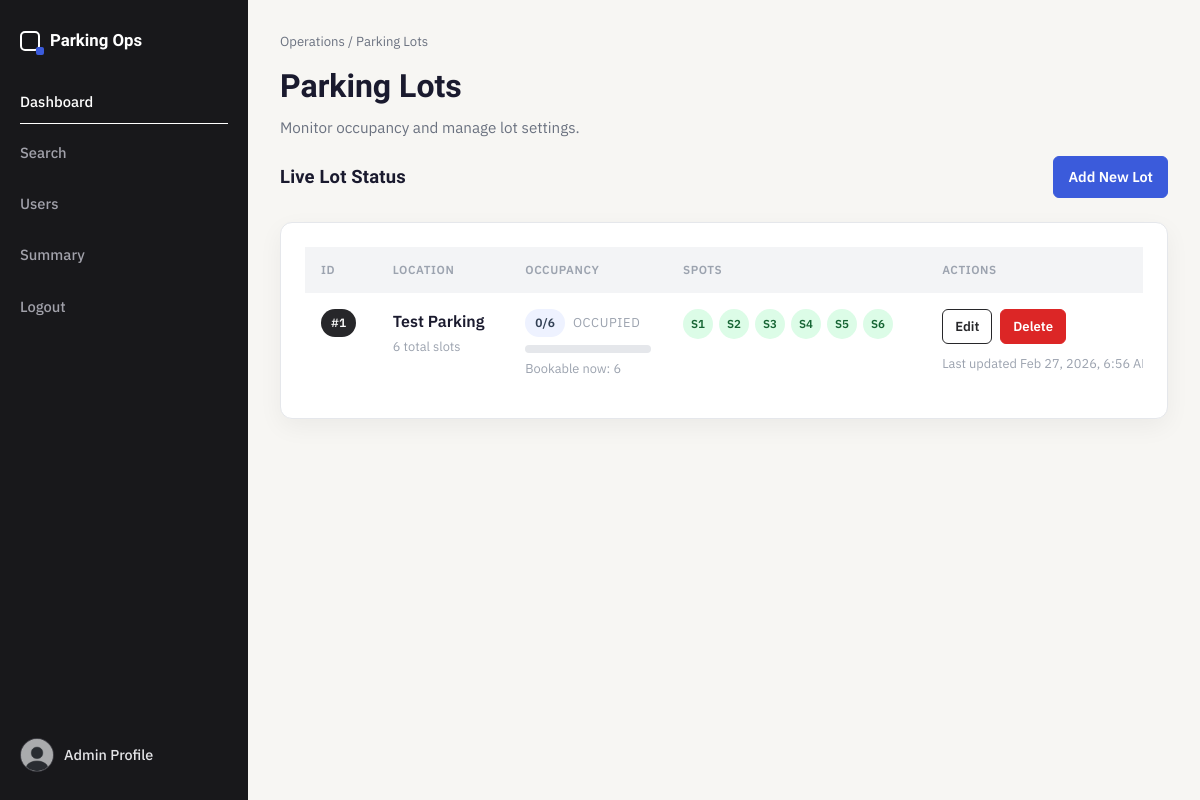
The app's page /admin/dashboard (signed in) with its own data.
### models/models.py (models this page shows, shortened)
class ParkingSpot(db.Model):
    __table_args__ = (
        db.UniqueConstraint('lot_id', 'spot_number', name='uix_lot_spot'),
    )
    id = db.Column(db.Integer, primary_key=True)
    lot_id = db.Column(db.Integer, db.ForeignKey('parking_lot.id'), nullable = False)
    spot_number = db.Column(db.Integer, nullable=False)
    is_available = db.Column(db.Boolean, default=True)

class ParkingLot(db.Model):
    id = db.Column(db.Integer, primary_key=True)
    owner_id = db.Column(db.Integer, db.ForeignKey('user.id'), nullable=False)
    location_name = db.Column(db.String(100), nullable=False)
    address = db.Column(db.String(200), nullable=False)
    pincode = db.Column(db.String(10), nullable=False)
    price = db.Column(db.Float, nullable=False)
    total_slots = db.Column(db.Integer, nullable=False)
    available_slots = db.Column(db.Integer, nullable=False)
    owner = db.relationship("User")
    spots = db.relationship('ParkingSpot', backref='lot', cascade='all, delete-orphan')

### controllers/admin_controller.py (the view)
@admin_bp.route('/dashboard')
@login_required
@admin_required
def dashboard():
    activate_due_scheduled_bookings(limit=25)
    lots = ParkingLot.query.options(db.joinedload(ParkingLot.spots)).all()
    maintenance_map = get_active_maintenance_map()
    parking_lots = []
    for lot in lots:
        occupied_count = sum(1 for spot in lot.spots if not spot.is_available)
        maintenance_count = sum(1 for spot in lot.spots if spot.id in maintenance_map)
        held_count = _active_holds_count_for_lot(lot.id)
        bookable_count = count_bookable_spots_for_lot(lot.id)
        parking_lots.append(
            {
                'id': lot.id,
                'location_name': lot.location_name,
                'total_slots': lot.total_slots,
                'occupied_count': occupied_count,
                'maintenance_count': maintenance_count,
                'held_count': held_count,
                'bookable_count': bookable_count,
                'spots': lot.spots,
            }
        )
    return render_template('dashboard_admin.html', parking_lots=parking_lots)

### controllers/admin_controller.py (called while the page is built)
def _active_holds_count_for_lot(lot_id: int) -> int:
    now = datetime.utcnow()
    return SpotHold.query.filter(
        SpotHold.lot_id == lot_id,
        SpotHold.status == 'active',
        SpotHold.expires_at >= now,
    ).count()

### controllers/auth_controller.py (called while the page is built)
@login_manager.user_loader
def load_user(user_id):
    return User.query.get(int(user_id))

### services/parking_features.py (called while the page is built, shortened)
def utcnow() -> datetime:
    return datetime.utcnow()

def cleanup_expired_spot_holds() -> int:
    now = utcnow()
    expired = SpotHold.query.filter(
        SpotHold.status == 'active',
        SpotHold.expires_at < now,
    ).all()
    for hold in expired:
        hold.status = 'expired'
    if expired:
        db.session.flush()
    return len(expired)

def get_active_maintenance_map(lot_id: Optional[int] = None):
    now = utcnow()
    query = SpotMaintenanceWindow.query.filter(
        SpotMaintenanceWindow.is_active.is_(True),
        or_(
            SpotMaintenanceWindow.ends_at.is_(None),
            SpotMaintenanceWindow.ends_at > now,
        ),
    )
    if lot_id is not None:
        query = query.filter(SpotMaintenanceWindow.lot_id == lot_id)
    return {item.spot_id: item for item in query.all()}

def count_bookable_spots_for_lot(lot_id: int, user_id: Optional[int] = None) -> int:
    cleanup_expired_spot_holds()
    now = utcnow()
    active_holds = SpotHold.query.filter(
        SpotHold.lot_id == lot_id,
        SpotHold.status == 'active',
        SpotHold.expires_at >= now,
    ).all()
    active_holds_by_spot = {hold.spot_id: hold for hold in active_holds}
    maintenance_map = get_active_maintenance_map(lot_id)
    count = 0
    candidate_spots = ParkingSpot.query.filter_by(
        lot_id=lot_id,
        is_available=True,
    ).all()
    for spot in candidate_spots:
        if spot.id in maintenance_map:
            continue
        hold = active_holds_by_spot.get(spot.id)
        if hold and hold.user_id != user_id:
            continue
        count += 1
    return count

def activate_due_scheduled_bookings(limit: int = 20):
    now = utcnow()
    due_entries = ScheduledBooking.query.filter(
        ScheduledBooking.status == 'scheduled',
        ScheduledBooking.requested_start <= now,
    ).order_by(ScheduledBooking.requested_start.asc()).limit(limit).all()
    converted = []
    deferred = []
    if due_entries:
        db.session.commit()
    return converted, deferred

### templates/dashboard_admin.html (shortened to what this page needs)
{% extends "base.html" %}
{% block content %}
<div class="ops-shell">
  {% include "partials/admin_sidebar.html" %}
  <main class="ops-main">
    <header class="page-header">
      <p class="breadcrumb">Operations / Parking Lots</p>
      <h1 class="page-title">Parking Lots</h1>
      <p class="page-subtitle">Monitor occupancy and manage lot settings.</p>
      <div class="page-actions">
        <h2 class="section-title">Live Lot Status</h2>
        <a href="{{ url_for('admin.add_lot') }}" class="btn btn-primary">Add New Lot</a>
      </div>
    </header>
    <section class="card">
      {% if parking_lots %}
      <div class="table-wrap">
        <table class="ops-table">
          <thead>
            <tr>
              <th>ID</th>
              <th>Location</th>
              <th>Occupancy</th>
              <th>Spots</th>
              <th>Actions</th>
            </tr>
          </thead>
          <tbody>
            {% for lot in parking_lots %}
            {% set occupied_pct = ((lot['occupied_count'] / lot['total_slots']) * 100) if lot['total_slots'] > 0 else 0 %}
            <tr>
              <td>
                <span class="id-pill">#{{ lot['id'] }}</span>
              </td>
              <td>
                <div style="font-weight: 600; margin-bottom: 4px;">{{ lot['location_name'] }}</div>
                <div class="notice">{{ lot['total_slots'] }} total slots</div>
              </td>
              <td>
                <div style="display: flex; align-items: center; gap: 8px; margin-bottom: 8px;">
                  <span class="count-pill">{{ lot['occupied_count'] }}/{{ lot['total_slots'] }}</span>
                  <span class="notice" style="text-transform: uppercase; letter-spacing: 0.05em;">occupied</span>
                </div>
                <div class="occupancy-track">
                </div>
                <div class="notice" style="margin-top: 6px;">
                  Bookable now: {{ lot['bookable_count'] }}
                </div>
              </td>
              <td>
                <div class="spot-grid" style="max-width: 260px;">
                  {% for spot in lot['spots'][:12] %}
                  <a href="{{ url_for('admin.view_spot', spot_id=spot.id) }}" class="spot-pill {% if spot.is_available %}available{% else %}occupied{% endif %}">
                    {{ spot.spot_number }}
                  </a>
                  {% endfor %}
                </div>
              </td>
              <td>
                <div style="display: flex; gap: 8px; flex-wrap: wrap; margin-bottom: 10px;">
                  <a href="{{ url_for('admin.edit_lot', lot_id=lot['id']) }}" class="btn btn-secondary btn-sm">Edit</a>
                  <a href="{{ url_for('admin.delete_lot', lot_id=lot['id']) }}" class="btn btn-danger btn-sm" onclick="return confirm('Are you sure you want to delete this lot?')">Delete</a>
                </div>
                <div class="notice">Last updated <span class="js-last-updated"></span></div>
              </td>
            </tr>
            {% endfor %}
          </tbody>
        </table>
      </div>
      {% else %}
      <div class="empty-state">
        <h2>No parking lots yet</h2>
        <p>Create your first lot to begin managing parking operations.</p>
        <a href="{{ url_for('admin.add_lot') }}" class="btn btn-primary">Add New Lot</a>
      </div>
      {% endif %}
    </section>
  </main>
</div>
{% endblock %}

### static/style.css (style rules this page uses)
:root { --bg: #f7f6f3; --card: #ffffff; --sidebar: #18181b; --text-primary: #1a1a2e; --text-secondary: #6b7280; --text-soft: #9ca3af; --border: #e5e7eb; --header-bg: #f3f4f6; --header-text: #9ca3af; --row-hover: #f9fafb; --primary: #3b5bdb; --primary-hover: #324dc0; --success: #2f9e44; --danger: #e03131; --danger-solid: #dc2626; --danger-solid-hover: #b91c1c; --spot-available-bg: #dcfce7; --spot-available-text: #166534; --spot-occupied-bg: #fee2e2; --spot-occupied-text: #991b1b; --radius: 12px; --radius-sm: 6px; --shadow: 0 8px 24px rgba(24, 24, 27, 0.05); }
* { box-sizing: border-box; margin: 0; padding: 0; }
html, body { min-height: 100%; }
body { background: var(--bg); color: var(--text-primary); font-family: 'IBM Plex Sans', sans-serif; line-height: 1.5; }
a { color: inherit; text-decoration: none; }
h1, h2, h3, h4 { font-family: 'Sora', sans-serif; font-weight: 600; }
.page-header { margin-bottom: 24px; }
.breadcrumb { color: var(--text-secondary); font-size: 0.82rem; margin-bottom: 10px; }
.page-title { font-size: 2rem; margin-bottom: 6px; }
.page-subtitle { color: var(--text-secondary); font-size: 0.95rem; }
.page-actions { margin-top: 18px; display: flex; align-items: center; justify-content: space-between; gap: 12px; flex-wrap: wrap; }
.section-title { font-size: 1.15rem; letter-spacing: 0.01em; }
.card { background: var(--card); border: 1px solid var(--border); border-radius: var(--radius); box-shadow: var(--shadow); padding: 24px; }
.table-wrap { overflow-x: auto; }
.ops-table { width: 100%; border-collapse: collapse; min-width: 880px; }
.ops-table thead th { background: var(--header-bg); color: var(--header-text); text-transform: uppercase; letter-spacing: 0.05em; font-size: 0.73rem; font-weight: 600; text-align: left; padding: 14px 16px; position: sticky; top: 0; z-index: 1; }
.ops-table tbody td { padding: 16px; border-bottom: 1px solid var(--border); vertical-align: top; }
.ops-table tbody tr:last-child td { border-bottom: none; }
.id-pill, .count-pill, .badge { display: inline-flex; align-items: center; justify-content: center; border-radius: 999px; font-size: 0.75rem; font-weight: 600; padding: 5px 10px; }
.id-pill { background: #27272a; color: #fafafa; }
.count-pill { background: #eef2ff; color: #334155; }
.btn { display: inline-flex; align-items: center; justify-content: center; border-radius: var(--radius-sm); border: 1px solid transparent; font-size: 0.9rem; font-weight: 600; padding: 9px 14px; transition: background-color 0.2s ease, color 0.2s ease, border-color 0.2s ease; cursor: pointer; }
.btn-primary { background: var(--primary); border-color: var(--primary); color: #ffffff; }
.btn-secondary { background: transparent; border-color: #27272a; color: #27272a; }
.btn-danger { background: var(--danger-solid); border-color: var(--danger-solid); color: #ffffff; }
.btn-sm { font-size: 0.82rem; padding: 7px 12px; }
.notice { color: var(--text-soft); font-size: 0.8rem; }
.occupancy-track { width: 100%; max-width: 220px; height: 8px; border-radius: 999px; background: #e5e7eb; overflow: hidden; }
.spot-grid { display: flex; flex-wrap: wrap; gap: 6px; }
.spot-pill { min-width: 30px; height: 30px; border-radius: 999px; padding: 0 8px; display: inline-flex; align-items: center; justify-content: center; font-size: 0.72rem; font-weight: 600; }
.spot-pill.available { background: var(--spot-available-bg); color: var(--spot-available-text); }
.ops-shell { min-height: 100vh; }
.ops-main { margin-left: 248px; padding: 32px; }

### records on screen
ParkingSpot: id "1", location_name "Test Parking", total_slots "6", occupied_count "0", bookable_count "6", spot_number "S1"
ParkingSpot: spot_number "S2"
ParkingSpot: spot_number "S3"
ParkingSpot: spot_number "S4"
ParkingSpot: spot_number "S5"
ParkingSpot: spot_number "S6"
